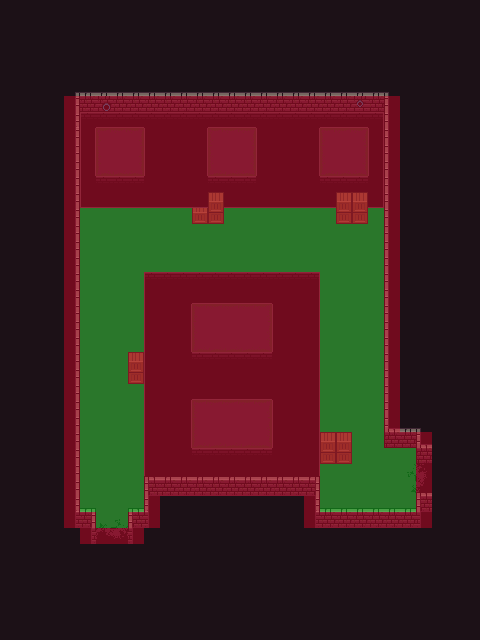

This game map was drawn from its Tiled (.tmx) file and the tilesets committed beside it. A one-line description and the trimmed map source follow:
An orthogonal 30x40 tile map with 16x16 px tiles, 8 tile layers (bg, bg2, bg2-1, floor, ...), 5 tilesets and 24 objects (s, e).

<map version="1.5" tiledversion="1.6.0" orientation="orthogonal" renderorder="right-down" width="30" height="40" tilewidth="16" tileheight="16" infinite="0" nextlayerid="15" nextobjectid="29">
 <tileset firstgid="1" source="0x72_16x16DungeonTileset_walls.v1.tsx" />
 <tileset firstgid="257" source="0x72_16x16DungeonTileset.v4.tsx" />
 <tileset firstgid="513" source="NavigationTileSet.tsx" />
 <tileset firstgid="515" source="Enemies.tsx" />
 <tileset firstgid="518" source="spawnTileset.tsx" />
 <layer id="1" name="bg" width="30" height="40">
  <data>[1200 cells, 1200 non-empty, 1 distinct tile ids]</data>
 </layer>
 <layer id="5" name="bg2" width="30" height="40">
  <data>[1200 cells, 135 non-empty, 8 distinct tile ids]</data>
 </layer>
 <layer id="6" name="bg2-1" width="30" height="40">
  <data>[1200 cells, 29 non-empty, 5 distinct tile ids]</data>
 </layer>
 <layer id="2" name="floor" width="30" height="40">
  <data>[1200 cells, 267 non-empty, 1 distinct tile ids]</data>
 </layer>
 <layer id="4" name="exits" width="30" height="40">
  <data>[1200 cells, 8 non-empty, 8 distinct tile ids]</data>
 </layer>
 <layer id="3" name="fg" width="30" height="40">
  <data>[1200 cells, 141 non-empty, 18 distinct tile ids]</data>
 </layer>
 <layer id="7" name="props" width="30" height="40">
  <data>[1200 cells, 63 non-empty, 10 distinct tile ids]</data>
 </layer>
 <objectgroup id="8" name="Collisions">
  <object id="1" x="96" y="544">
   <polygon points="0,0 0,-36 -16,-36 -16,-440 288,-440 288,-103.656 320,-103.656 320,-88 336,-88 336,-52 320,-52 320,-36 224,-36 224,-68 48,-68 48,-36 32,-36 32,0" />
  </object>
  <object id="24" x="320" y="432">
   <polygon points="0,0 32,0 31.9091,26.6364 -0.0909091,26.6364" />
  </object>
  <object id="25" x="336" y="192">
   <polygon points="0,0 32,0 32.0909,26.6364 0.0909091,26.6364" />
  </object>
  <object id="27" x="128" y="352">
   <polygon points="0,0 16,0 16.25,26 0.25,26" />
  </object>
  <object id="28" x="208" y="192">
   <polygon points="0,0 16,0 16,27.4545 -16,27.4545 -16,16 0,16" />
  </object>
 </objectgroup>
 <objectgroup id="9" name="Void">
  <object id="2" x="144" y="476">
   <polygon points="0,0 0,-204 176,-204 176,0" />
  </object>
  <object id="3" x="192" y="448">
   <polygon points="0,0 0.0625,-55.125 80.0625,-55.125 80,0" />
  </object>
  <object id="4" x="192" y="352">
   <polygon points="0,0 -0.0625,-55.25 79.9375,-55.25 80,0" />
  </object>
  <object id="5" x="80" y="200">
   <polygon points="-0.125,0.5625 0,-96 304,-96 303.875,0.5625" />
  </object>
  <object id="6" x="96" y="176">
   <polygon points="0,0 0.0909091,-55.1818 48.0909,-55.1818 48,0" />
  </object>
  <object id="7" x="208" y="176">
   <polygon points="0,0 0.0909091,-55.4545 48.0909,-55.4545 48,0" />
  </object>
  <object id="8" x="320" y="176">
   <polygon points="0,0 0,-55.4545 48,-55.4545 48,0" />
  </object>
 </objectgroup>
 <objectgroup id="11" name="Gates">
  <object id="9" name="s" x="96" y="544">
   <polygon points="0,0 0,-16 32,-16 32,0" />
  </object>
  <object id="10" name="e" x="416" y="464">
   <polygon points="0,0 16,0 16,28 0,28" />
  </object>
 </objectgroup>
 <objectgroup id="13" name="Enemies">
  <object id="11" gid="515" x="336" y="160" width="16" height="16" />
  <object id="12" gid="515" x="224" y="160" width="16" height="16" />
  <object id="13" gid="515" x="112" y="160" width="16" height="16" />
  <object id="14" gid="515" x="224" y="336" width="16" height="16" />
  <object id="15" gid="515" x="224" y="432" width="16" height="16" />
  <object id="17" gid="516" x="352" y="336" width="16" height="16" />
  <object id="19" gid="516" x="224" y="256" width="16" height="16" />
  <object id="21" gid="516" x="96" y="288" width="16" height="16" />
 </objectgroup>
 <objectgroup id="14" name="SpawnPoints">
  <object id="22" gid="519" x="400" y="480" width="16" height="16" />
  <object id="23" gid="521" x="96" y="528" width="16" height="16" />
 </objectgroup>
 <layer id="12" name="navigation" width="30" height="40" opacity="0.37">
  <data>[1200 cells, 565 non-empty, 2 distinct tile ids]</data>
 </layer>
</map>
